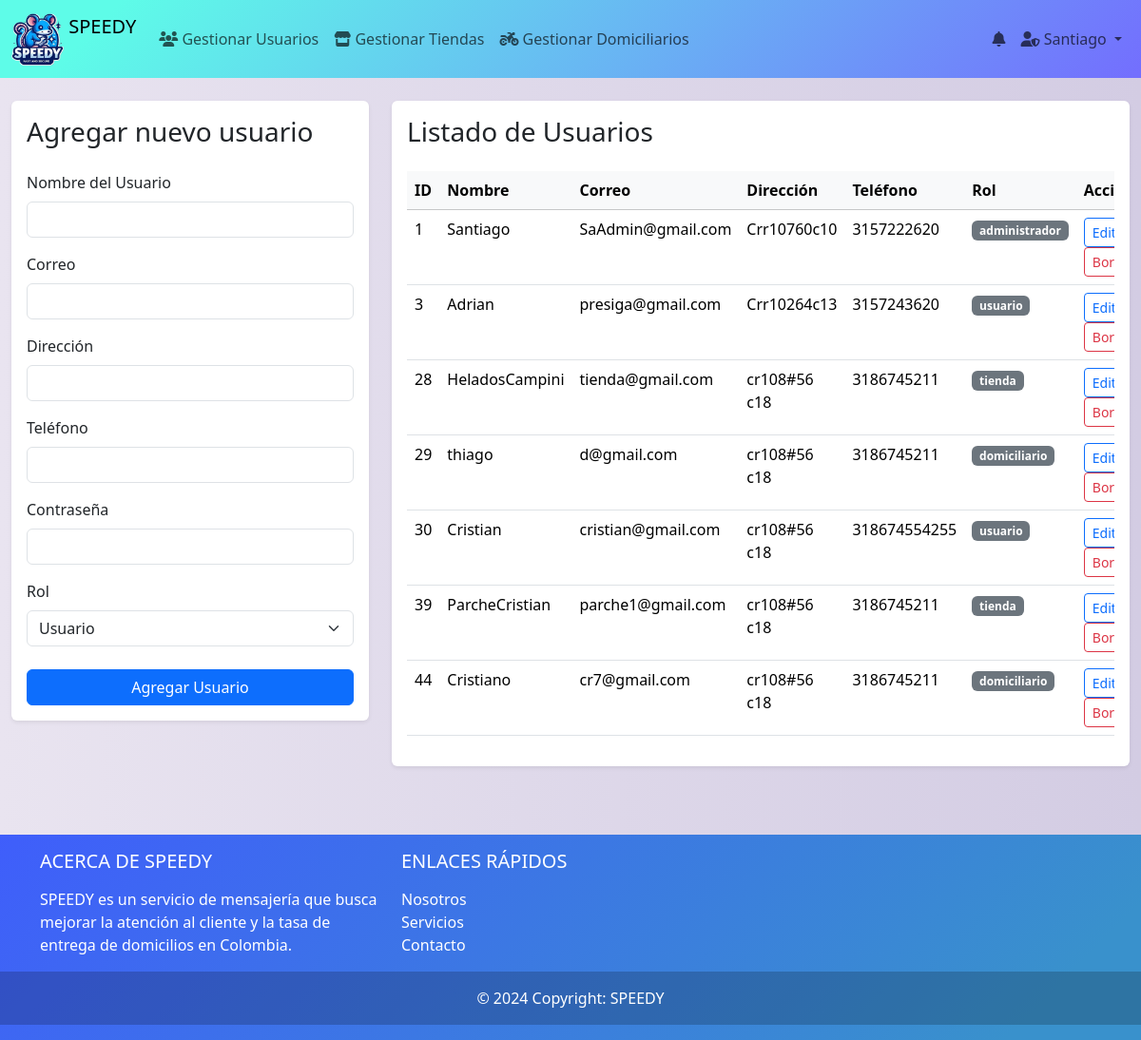
/index.php?controlador=cruds&accion=mostrar_usuarios (signed in), run on the app's committed database.
### tables this page shows
CREATE TABLE IF NOT EXISTS `usuarios` (
  `id` int NOT NULL AUTO_INCREMENT,
  `nombre` varchar(100) DEFAULT NULL,
  `email` varchar(100) DEFAULT NULL,
  `password` varchar(255) NOT NULL,
  `direccion` varchar(255) DEFAULT NULL,
  `telefono` varchar(20) DEFAULT NULL,
  `id_rol` int DEFAULT '2',
  PRIMARY KEY (`id`),
  UNIQUE KEY `email` (`email`),
  KEY `id_rol` (`id_rol`)
);

CREATE TABLE IF NOT EXISTS `rol` (
  `id` int NOT NULL AUTO_INCREMENT,
  `nombre` enum('usuario','administrador','tienda','domiciliario') NOT NULL DEFAULT 'usuario',
  `fecha_registro` datetime NOT NULL DEFAULT CURRENT_TIMESTAMP,
  `fecha_actualizada` datetime DEFAULT NULL ON UPDATE CURRENT_TIMESTAMP,
  PRIMARY KEY (`id`)
);

### controladores/controlador_cruds.php (called while the page is built, shortened)
<?php
    include_once("./conexion.php");
    include_once("./modelos/usuarios.php");
    class ControladorCruds{
        public function mostrar_usuarios (){
            $datosUsuarios = Usuario::ConsultarUsuario();
            include_once "vista/Crud_usuarios/mostrar.php";
        }
    }
?>

### index.php (called while the page is built, shortened)
<?php
include_once "conexion.php";
include_once("./vista/plantilla.php");
?>

### modelos/usuarios.php (called while the page is built, shortened)
<?php
class Usuario{
    private $id;
    private $nombre;
    private $email;
    private $direccion;
    private $telefono;
    private $id_rol;
    public function __construct($id = null, $nombre = null, $email = null, $password = null, $direccion = null, $telefono = null, $id_rol = null) {
        $this->id = $id;
        $this->nombre = $nombre;
        $this->email = $email;
        $this->direccion = $direccion;
        $this->telefono = $telefono;
        $this->id_rol = $id_rol;
    }
    public static function ConsultarUsuario(){
        $listaUsuarios = [];
        $dbconexion = baseDatos::crearInstancia();
        $consulta = $dbconexion->prepare("
            SELECT usuarios.id, usuarios.nombre, usuarios.email, usuarios.direccion, usuarios.telefono, rol.nombre AS rolNombre
            FROM usuarios
            INNER JOIN rol ON usuarios.id_rol = rol.id
        ");
        $consulta->execute();
        foreach ($consulta->fetchAll(PDO::FETCH_ASSOC) as $usuario) {
            $listaUsuarios[] = new Usuario(
                $usuario['id'],
                $usuario['nombre'],
                $usuario['email'],
                null,
                $usuario['direccion'],
                $usuario['telefono'],
                $usuario['rolNombre']
            );
        }
        return $listaUsuarios;
    }
    public function getId() {
        return $this->id;
    }
    public function getNombre() {
        return $this->nombre;
    }
    public function getEmail() {
        return $this->email;
    }
    public function getDireccion() {
        return $this->direccion;
    }
    public function getTelefono() {
        return $this->telefono;
    }
    public function getIdRol() {
        return $this->id_rol;
    }
}
?>

### conexion.php (called while the page is built)
<?php
class baseDatos{
    public static $instancia=NULL;
    public static function crearInstancia() {
            if(!isset(self::$instancia)){
                $opcionesPDO[PDO::ATTR_ERRMODE] =PDO::ERRMODE_EXCEPTION;
                self::$instancia =new PDO ('mysql:host=localhost;dbname=bdspeedy','root','12345',$opcionesPDO);
            }
            return self ::$instancia;
        }
    }
?>

### vista/Crud_usuarios/mostrar.php (the view, shortened to what this page needs)
<div class="container-fluid py-4">
    <div class="row">
        <div class="col-12 col-xl-4 mb-4">
            <div class="card border-0 shadow-sm">
                <div class="card-body">
                    <h3 class="card-title mb-4">Agregar nuevo usuario</h3>
                    <form action="<?php echo S_URL_U ?>insertar" method="POST">
                        <div class="mb-3">
                            <label for="name" class="form-label">Nombre del Usuario</label>
                            <input type="text" class="form-control" id="name" name="name" required>
                        </div>
                        <div class="mb-3">
                            <label for="correo" class="form-label">Correo</label>
                            <input type="email" class="form-control" id="correo" name="correo" required>
                        </div>
                        <div class="mb-3">
                            <label for="direccion" class="form-label">Dirección</label>
                            <input type="text" class="form-control" id="direccion" name="direccion" required>
                        </div>
                        <div class="mb-3">
                            <label for="telefono" class="form-label">Teléfono</label>
                            <input type="tel" class="form-control" id="telefono" name="telefono" required>
                        </div>
                        <div class="mb-3">
                            <label for="password" class="form-label">Contraseña</label>
                            <input type="password" class="form-control" id="password" name="password" required>
                        </div>
                        <div class="mb-4">
                            <label for="rol" class="form-label">Rol</label>
                            <select class="form-select" id="rol" name="rol" required>
                                <option value="usuario">Usuario</option>
                            </select>
                        </div>
                        <button type="submit" name="insertar" class="btn btn-primary w-100">Agregar Usuario</button>
                    </form>
                </div>
            </div>
        </div>
        <div class="col-12 col-xl-8">
            <div class="card border-0 shadow-sm">
                <div class="card-body">
                    <h3 class="card-title mb-4">Listado de Usuarios</h3>
                    <div class="table-responsive">
                        <table class="table table-hover">
                            <thead class="table-light">
                                <tr>
                                    <th>ID</th>
                                    <th>Nombre</th>
                                    <th>Correo</th>
                                    <th>Dirección</th>
                                    <th>Teléfono</th>
                                    <th>Rol</th>
                                    <th>Acciones</th>
                                </tr>
                            </thead>
                            <tbody>
                                <?php if ($datosUsuarios): ?>
                                    <?php foreach($datosUsuarios as $u): ?>
                                        <tr>
                                            <td><?php echo $u->getId(); ?></td>
                                            <td><?php echo $u->getNombre(); ?></td>
                                            <td><?php echo $u->getEmail(); ?></td>
                                            <td><?php echo $u->getDireccion(); ?></td>
                                            <td><?php echo $u->getTelefono(); ?></td>
                                            <td><span class="badge bg-<?php echo $u->getIdRol() == 1 ? 'primary' : 'secondary'; ?>"><?php echo $u->getIdRol(); ?></span></td>
                                            <td>
                                                <a href="?controlador=usuarios&accion=actualizarU&id=<?php echo $u->getId(); ?>" class="btn btn-sm btn-outline-primary me-1">Editar</a>
                                                <a href="?controlador=usuarios&accion=borrarU&id=<?php echo $u->getId(); ?>" class="btn btn-sm btn-outline-danger" onclick="return confirm('¿Estás seguro de querer eliminar este usuario?');">Borrar</a>
                                            </td>
                                        </tr>
                                    <?php endforeach; ?>
                                <?php else: ?>
                                    <tr>
                                        <td colspan="7" class="text-center py-4">No hay usuarios registrados.</td>
                                    </tr>
                                <?php endif; ?>
                            </tbody>
                        </table>
                    </div>
                </div>
            </div>
        </div>
    </div>
</div>

### vista/recursos/css/estilos.css (style rules this page uses)
body { background: #D3CCE3; background: -webkit-linear-gradient(to right, #E9E4F0, #D3CCE3); background: linear-gradient(to right, #E9E4F0, #D3CCE3); margin: 0; }

### data on the page
usuarios: id "1", nombre "Santiago", email "SaAdmin@gmail.com", direccion "Crr10760c10", telefono "3157222620", id_rol.nombre "administrador"
usuarios: id "3", nombre "Adrian", email "presiga@gmail.com", direccion "Crr10264c13", telefono "3157243620", id_rol.nombre "usuario"
usuarios: id "28", nombre "HeladosCampini", email "tienda@gmail.com", direccion "cr108#56 c18", telefono "3186745211", id_rol.nombre "tienda"
usuarios: id "29", nombre "thiago", email "d@gmail.com", direccion "cr108#56 c18", telefono "3186745211", id_rol.nombre "domiciliario"
usuarios: id "30", nombre "Cristian", email "cristian@gmail.com", direccion "cr108#56 c18", telefono "318674554255", id_rol.nombre "usuario"
usuarios: id "39", nombre "ParcheCristian", email "parche1@gmail.com", direccion "cr108#56 c18", telefono "3186745211", id_rol.nombre "tienda"
usuarios: id "44", nombre "Cristiano", email "cr7@gmail.com", direccion "cr108#56 c18", telefono "3186745211", id_rol.nombre "domiciliario"

### other printed values
$_SESSION["usuario"]['nombre'] "Santiago"
